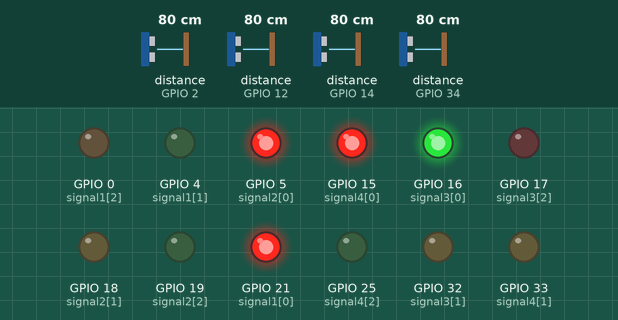
Bench run of a sketch on a simulated ESP32. On the bench: output pins drawn as LEDs (lit = HIGH). Inputs (shaded band) come from the test bench; at power-on: distance to the obstacle (sensors on GPIO 2, GPIO 12, GPIO 14, GPIO 34) 80 cm. The echo pulse lasts 58.3 µs per cm.

Above: at 1.2 s.
1.3 s: distance to the obstacle (sensor on GPIO 2) set to 6 cm
3.5 s: distance to the obstacle (sensor on GPIO 2) set to 3 cm
At 5.5 s:
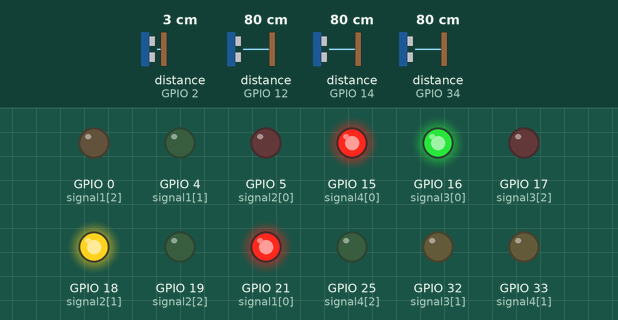
9.0 s: distance to the obstacle (sensor on GPIO 2) set to 9 cm
At 11.9 s:
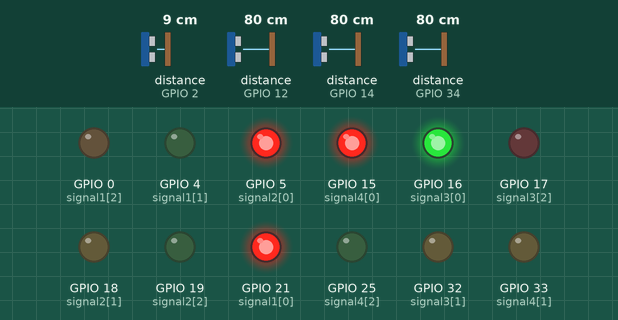
12.0 s: distance to the obstacle (sensor on GPIO 12) set to 6 cm
13.5 s: distance to the obstacle (sensor on GPIO 12) set to 3 cm
At 14.7 s:
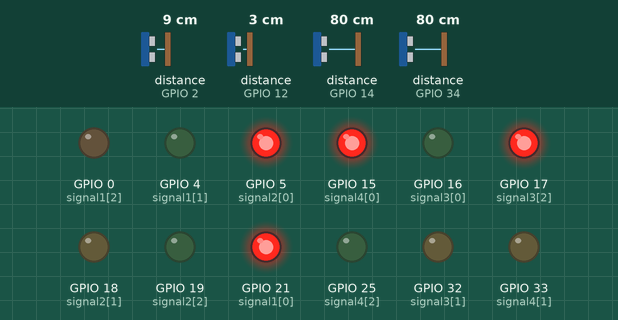
Timing chart, 0 to 16.0 s (numbered marks = the images above; inputs shaded):
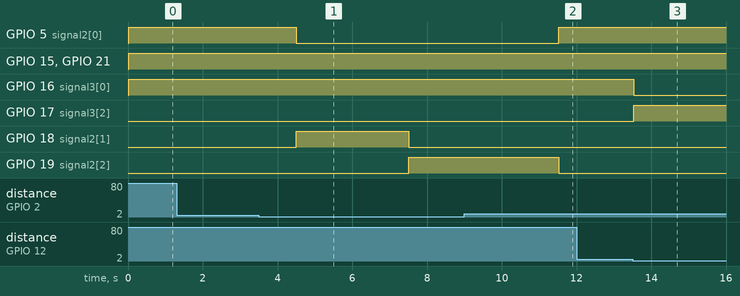

The sketch:

trafficcontroller.ino
```cpp
#include <NewPing.h>

#define ECHO_PIN_1 12
#define TRIGGER_PIN_1 13

#define ECHO_PIN_2 14
#define TRIGGER_PIN_2 27

#define ECHO_PIN_3 34
#define TRIGGER_PIN_3 23

#define ECHO_PIN_4 2
#define TRIGGER_PIN_4 22

int signal1[] = {21, 04, 0}; // is actually 03 for green
int signal2[] = {05, 18, 19};
int signal3[] = {16, 32, 17};
int signal4[] = {15, 33, 25};

#define MAX_DISTANCE 200

int s1Flag = 0;
int s2Flag = 0;
int s3Flag = 0;
int s4Flag = 0;

int yellowDelay = 3000;
int greenDelay = 4000;

int threshold = 4;
boolean isAnyGreen = false;

int bootDelay = 30;

int currentSignal = -1;
boolean bootFlag = true;

NewPing sonar1(TRIGGER_PIN_1, ECHO_PIN_1, MAX_DISTANCE);
NewPing sonar2(TRIGGER_PIN_2, ECHO_PIN_2, MAX_DISTANCE);
NewPing sonar3(TRIGGER_PIN_3, ECHO_PIN_3, MAX_DISTANCE);
NewPing sonar4(TRIGGER_PIN_4, ECHO_PIN_4, MAX_DISTANCE);

void setup()
{
  Serial.begin(9600);

  for (int i = 0; i < 3; i++)
  {
    pinMode(signal1[i], OUTPUT);
    pinMode(signal2[i], OUTPUT);
    pinMode(signal3[i], OUTPUT);
    pinMode(signal4[i], OUTPUT);
  }
}

void loop()
{
  /*
    if (bootFlag == true) {
    bootAnimation();
    }
  */

  unsigned int S1 = sonar1.ping_cm();
  unsigned int S2 = sonar2.ping_cm();
  unsigned int S3 = sonar3.ping_cm();
  unsigned int S4 = sonar4.ping_cm();

  if (S1 <= threshold && S1 > 0)
  {
    turnGreen(signal3, s1Flag, 3);
    ++s1Flag;
    isAnyGreen = true;
  }
  else
  {
    setRed(signal1);
    s1Flag = 0;
  }

  if (S2 <= threshold && S2 > 0)
  {
    turnGreen(signal4, s2Flag, 4);
    ++s2Flag;
    isAnyGreen = true;
  }
  else
  {
    setRed(signal2);
    s2Flag = 0;
  }

  if (S3 <= threshold && S3 > 0)
  {
    turnGreen(signal1, s3Flag, 1);
    ++s3Flag;
    isAnyGreen = true;
  }
  else
  {
    setRed(signal3);
    s3Flag = 0;
  }

  if (S4 <= threshold && S4 > 0)
  {
    turnGreen(signal2, s4Flag, 2);
    ++s4Flag;
    isAnyGreen = true;
  }
  else
  {
    setRed(signal4);
    s4Flag = 0;
  }
}

void turnGreen(int signal[], int flag, int signalNo)
{
  if (flag > 0)
  {
    digitalWrite(signal[0], LOW);
    digitalWrite(signal[1], LOW);
    digitalWrite(signal[2], HIGH);
    delay(greenDelay);
    return;
  }

  if (!isAnyGreen)
  {
    currentSignal = signalNo;
    delay(1000);
    digitalWrite(signal[0], LOW);
    digitalWrite(signal[1], HIGH);
    delay(yellowDelay);
    digitalWrite(signal[1], LOW);
    digitalWrite(signal[2], HIGH);
    delay(greenDelay);
    isAnyGreen = true;
  }
}

void turnRedOthers(int signal1[], int signal2[], int signal3[])
{
  for (int i = 0; i < 3; ++i)
  {
    digitalWrite(signal1[i], (i == 0) ? HIGH : LOW);
    digitalWrite(signal2[i], LOW);
    digitalWrite(signal3[i], LOW);
  }
}

void setRed(int signal[])
{
  digitalWrite(signal[0], HIGH);
  digitalWrite(signal[1], LOW);
  digitalWrite(signal[2], LOW);
}

void printSensors(int S1, int S2, int S3, int S4)
{
  int sensors[] = {S1, S2, S3, S4};
  for (int i = 0; i < 4; ++i)
  {
    Serial.print(sensors[i]);
    Serial.print((i < 3) ? "," : "\n");
  }
}

void bootAnimation()
{
  for (int i = 0; i < 3; ++i)
  {
    for (int j = 0; j < 3; ++j)
    {
      digitalWrite(signal1[j], HIGH);
      digitalWrite(signal2[j], HIGH);
      digitalWrite(signal3[j], HIGH);
      digitalWrite(signal4[j], HIGH);
      delay(bootDelay);
    }
    delay(bootDelay);
    for (int j = 0; j < 3; ++j)
    {
      digitalWrite(signal1[j], LOW);
      digitalWrite(signal2[j], LOW);
      digitalWrite(signal3[j], LOW);
      digitalWrite(signal4[j], LOW);
      delay(bootDelay);
    }
  }
  bootFlag = false;
}
```

Measured:
- the behaviour switches between 5 and 4 cm on distance to the obstacle (sensor on GPIO 2) (found by bisection; images 0 and 1)
- the behaviour switches between 5 and 4 cm on distance to the obstacle (sensor on GPIO 12) (found by bisection; images 2 and 3)
- after the input at 1.3 s, every drawn part: stays the same
- after the input at 3.5 s, GPIO 5 (signal2[0]): HIGH → LOW after 1.0 s; GPIO 18 (signal2[1]): LOW → HIGH after 1.0 s, → LOW 3.0 s later; GPIO 19 (signal2[2]): LOW → HIGH after 4.0 s
- after the input at 9.0 s, GPIO 5 (signal2[0]): LOW → HIGH after 2.5 s; GPIO 19 (signal2[2]): HIGH → LOW after 2.5 s
- after the input at 12.0 s, every drawn part: stays the same
- after the input at 13.5 s, GPIO 16 (signal3[0]): HIGH → LOW at once; GPIO 17 (signal3[2]): LOW → HIGH at once
